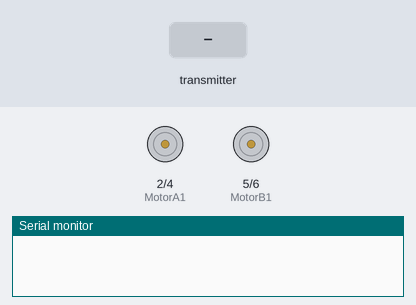
Bench run of a sketch on a simulated Arduino Uno, built with avr-gcc and run on an emulated ATmega328P. On the bench: motor-driver pin pairs drawn as motors (green arrow = first pin HIGH = forward, orange = second pin HIGH = backward, longer = more drive, scaled by the enable pin), the last lines printed to the serial monitor. The inputs (shaded band) are chosen by the test bench. No radio packets arrive unless stated.

Above: at 1.2 s.
1.3 s: the transmitter starts sending data1 = 25
At 2.2 s:
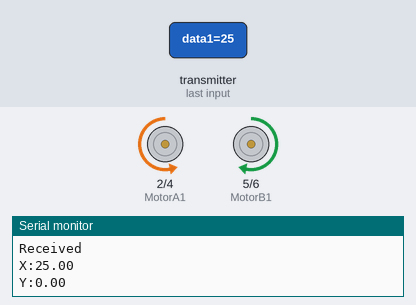
2.8 s: the transmitter starts sending data2 = 25
At 3.3 s:
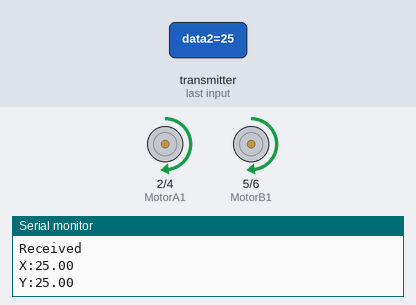
4.3 s: the transmitter starts sending data2 = 0
At 5.5 s:
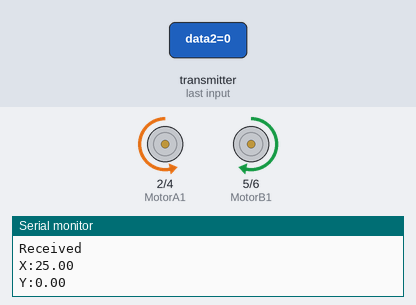
5.8 s: the transmitter starts sending data2 = 50
At 6.8 s:
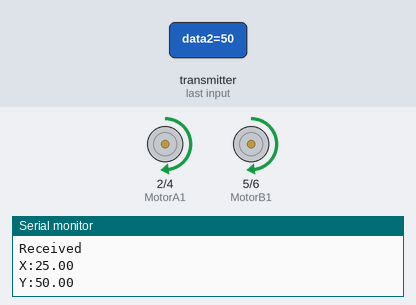
Timing chart, 0 to 8.3 s (numbered marks = the images above; inputs shaded):
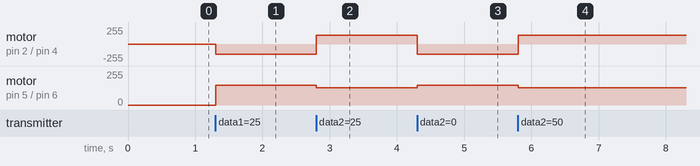

The sketch:

receiver.ino
```cpp
#include "SPI.h"
#include "RF24.h"
#include "nRF24L01.h"
#define CE_PIN 7
#define CSN_PIN 8
RF24 radio(CE_PIN, CSN_PIN);
int ENA = 3;
int ENB = 10;
int MotorA1 = 2;
int MotorA2 = 4;
int MotorB1 = 5;
int MotorB2 = 6;
const byte address[6] = "00001";
//NRF24L01 buffer limit is 32 bytes (max struct size)
struct payload {
	 float data1;
	 float data2;
};
payload payload;
unsigned long lastSignalMillis = 0;
void setup()
{
	 Serial.begin(9600);
	 radio.begin();
   pinMode(ENA,OUTPUT);
   pinMode(ENB,OUTPUT);
   pinMode(MotorA1,OUTPUT);
   pinMode(MotorA2,OUTPUT);
   pinMode(MotorB1,OUTPUT);
   pinMode(MotorB2,OUTPUT);
	 //Append ACK packet from the receiving radio back to the transmitting radio
	 //radio.setAutoAck(false); //(true|false)
	 //Set the transmission datarate
	 //radio.setDataRate(RF24_250KBPS); //(RF24_250KBPS|RF24_1MBPS|RF24_2MBPS)
	 //Greater level = more consumption = longer distance
	 radio.setPALevel(RF24_PA_MIN); //(RF24_PA_MIN|RF24_PA_LOW|RF24_PA_HIGH|RF24_PA_MAX)
	 //Default value is the maximum 32 bytes1
	 radio.setPayloadSize(sizeof(payload));
	 //Act as receiver
	 radio.openReadingPipe(0, address);

	 radio.startListening();
}
void loop()
{

	 if (radio.available() > 0) {
	   radio.read(&payload, sizeof(payload));
	   Serial.println("Received");
	   Serial.print("X:");
	   Serial.println(payload.data1);
	   Serial.print("Y:");
	   Serial.println(payload.data2);
     if(payload.data2>0.3)
     {
         analogWrite(ENA,130);
         analogWrite(ENB,130);
         digitalWrite(MotorA1,1);
         digitalWrite(MotorA2,0);
         digitalWrite(MotorB1,1);
         digitalWrite(MotorB2,0);
     }
     else if(payload.data2<-0.3)
     {
         analogWrite(ENA,150);
         analogWrite(ENB,150);
         digitalWrite(MotorA1,0);
         digitalWrite(MotorA2,1);
         digitalWrite(MotorB1,0);
         digitalWrite(MotorB2,1);
     }
     else if(payload.data1>0.5)
     {
         analogWrite(ENA,150);
         analogWrite(ENB,150);
         digitalWrite(MotorA1,0);
         digitalWrite(MotorA2,1);
         digitalWrite(MotorB1,1);
         digitalWrite(MotorB2,0);
     }
     else if(payload.data1<-0.5)
     {
         analogWrite(ENA,150);
         analogWrite(ENB,150);
         digitalWrite(MotorA1,1);
         digitalWrite(MotorA2,0);
         digitalWrite(MotorB1,0);
         digitalWrite(MotorB2,1);
     }
     else
     {
        analogWrite(ENA,0);
        analogWrite(ENB,0);
        digitalWrite(MotorA1,0);
        digitalWrite(MotorA2,0);
        digitalWrite(MotorB1,0);
        digitalWrite(MotorB2,0);
     }
    //  delay(500);
	 }

}
```

Measured:
- after the input at 1.3 s, motor on pin 2 (MotorA1) / pin 4 (MotorA2): stopped → backward 150/255 at once; motor on pin 5 (MotorB1) / pin 6 (MotorB2): stopped → forward 150/255 at once
- after the input at 2.8 s, motor on pin 2 (MotorA1) / pin 4 (MotorA2): backward 150/255 → forward 130/255 at once; motor on pin 5 (MotorB1) / pin 6 (MotorB2): forward 150/255 → forward 130/255 at once
- after the input at 4.3 s, motor on pin 2 (MotorA1) / pin 4 (MotorA2): forward 130/255 → backward 150/255 at once; motor on pin 5 (MotorB1) / pin 6 (MotorB2): forward 130/255 → forward 150/255 at once
- after the input at 5.8 s, motor on pin 2 (MotorA1) / pin 4 (MotorA2): backward 150/255 → forward 130/255 at once; motor on pin 5 (MotorB1) / pin 6 (MotorB2): forward 150/255 → forward 130/255 at once
